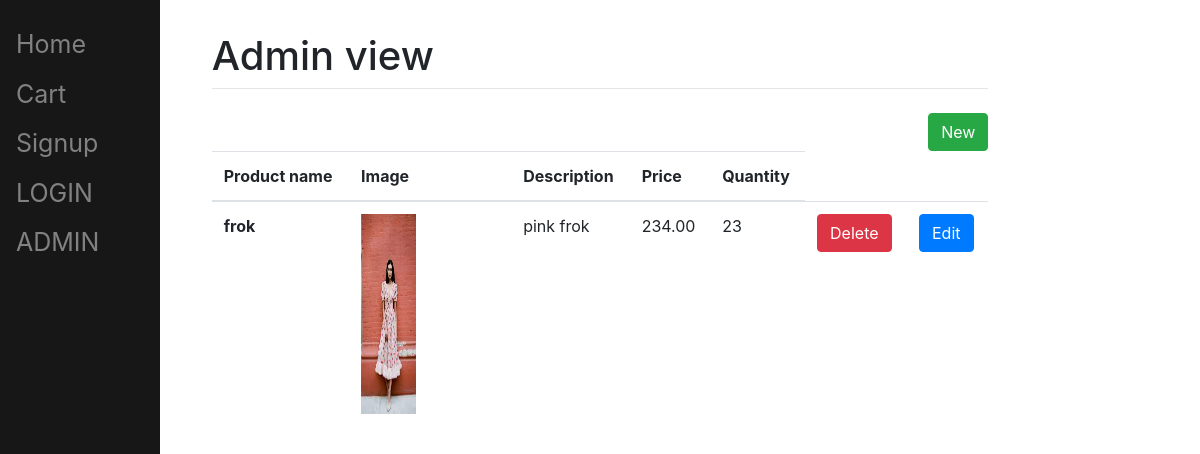
The app's page /admin_view/, older data.
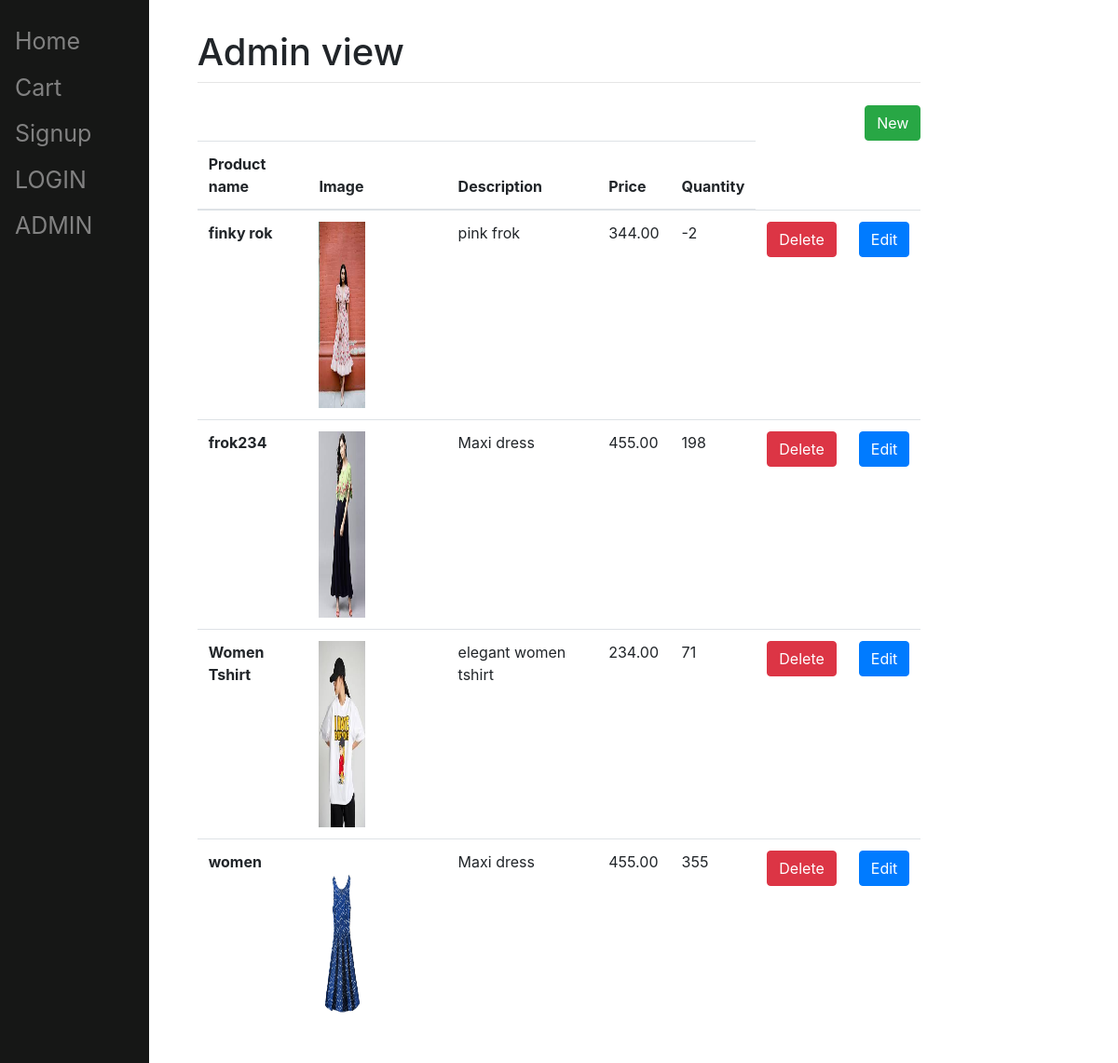
The same page, newer data.
### shop/models.py (models this page shows, shortened)
class Product(models.Model):
    user = models.ForeignKey(User, on_delete=models.CASCADE, null=True, blank=True)
    productname = models.CharField(max_length=200, null=True, blank=True)
    price = models.DecimalField(max_digits=5, decimal_places=2, blank=True, null=True)
    description = models.TextField(null=True, blank=True)
    quantity = models.IntegerField(default=2)
    productimage = models.ImageField(upload_to="images/", blank=True, null=True)
    checkbutton = models.BooleanField(default=False, null=True, blank=True)

### shop/views.py (the view, shortened to what this page needs)
# urls.py: path('admin_view/', views.admin_view, name='admin_view'),
def admin_view(request):
    products = Product.objects.all
    return render(request, "shop/admin_view.html", {'products': products})

### shop/templates/shop/admin_view.html (shortened to what this page needs)
{% extends 'shop/base.html' %}
{% block title %} Admin view {% endblock %}
{% block content %}
<div class="d-grid gap-2 d-md-flex justify-content-md-end">
        <a href="add_stock/" class="btn btn-success">New</a>
</div>
<table class="table">
            <thead>
            <tr>
                <th scope="col">Product name</th>
                <th scope="col">Image</th>
                <th scope="col">Description</th>
                <th scope="col">Price</th>
                <th scope="col">Quantity</th>
            </tr>
            </thead>
    {% for product in products %}
    <form method="post">
            <tbody>
                <tr>
                    <th scope="row">{{product.productname}}</th>
                    <td><img src="/media/{{product.productimage}}" style="width: 40%; height: 200px;" alt="/media/{{product.productimage}}"></td>
                    <td>{{product.description}}</td>
                    <td>{{product.price}}</td>
                    <td>{{product.quantity}}</td>
                    <td><button type="submit" name="delete" value="delete" class="btn btn-danger">Delete</button></td>
                    <td><button type="submit" name="edit" value="edit" class="btn btn-primary">Edit</button></td>
                </tr>
            </tbody>
    </form>
    {% endfor %}
</table>
{% endblock %}

Row changes from the older to the newer data that the page shows:
removed Product: productname "frok", productimage (picture), description "pink frok", price "234.00", quantity "23"
added Product: productname "finky rok", productimage (picture), description "pink frok", price "344.00", quantity "-2"
added Product: productname "frok234", productimage (picture), description "Maxi dress", price "455.00", quantity "198"
added Product: productname "Women Tshirt", productimage (picture), description "elegant women tshirt", price "234.00", quantity "71"
added Product: productname "women", productimage (picture), description "Maxi dress", price "455.00", quantity "355"
